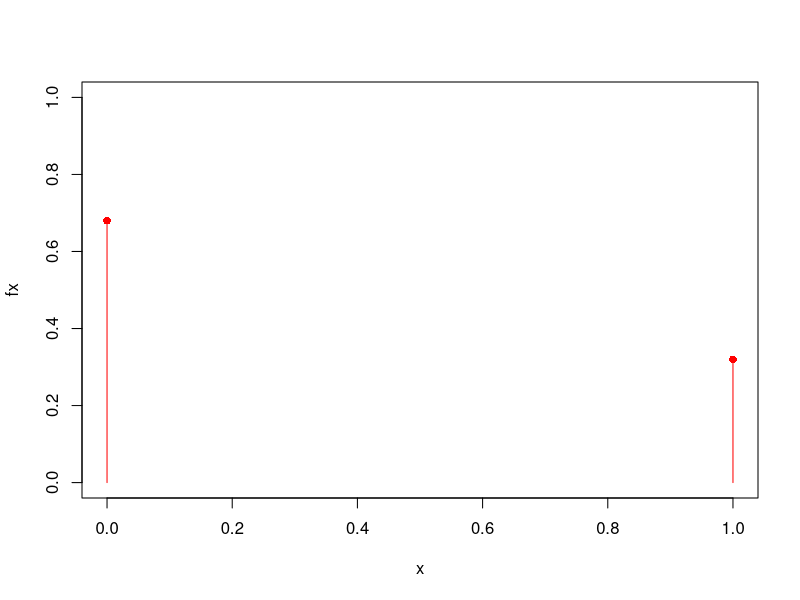
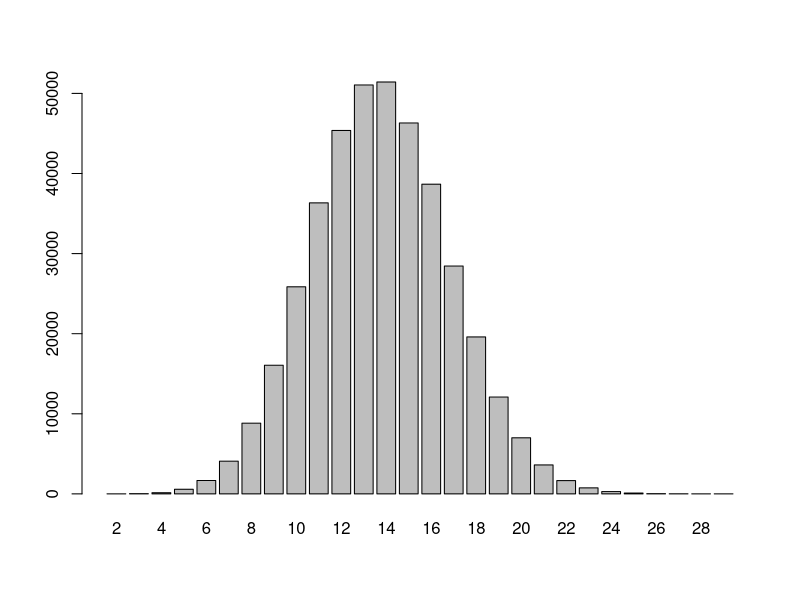
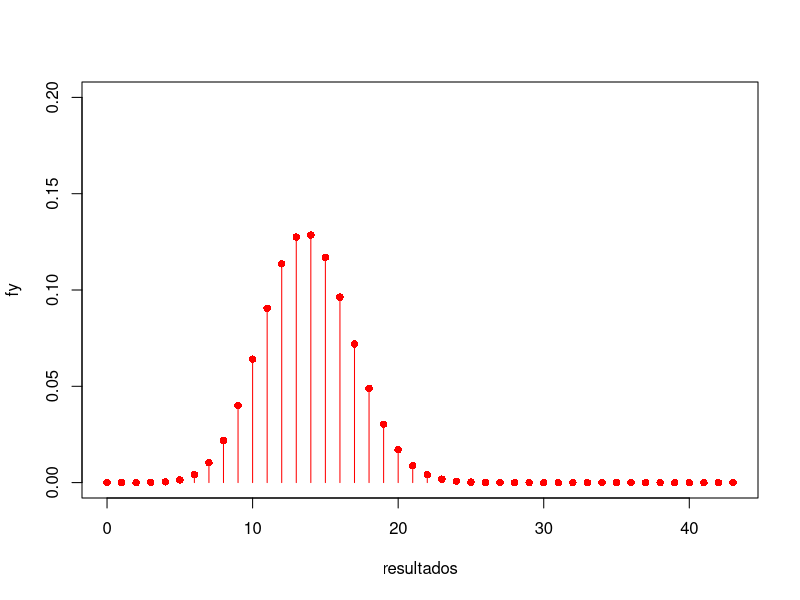
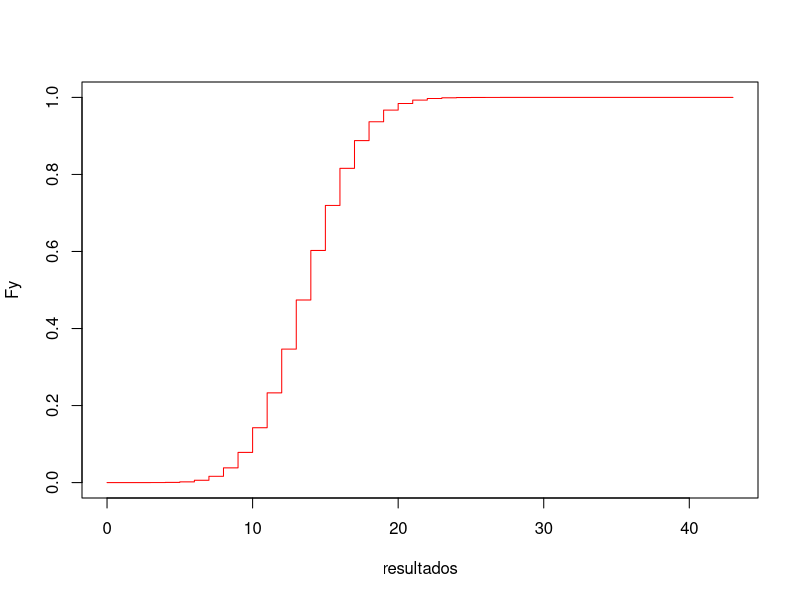
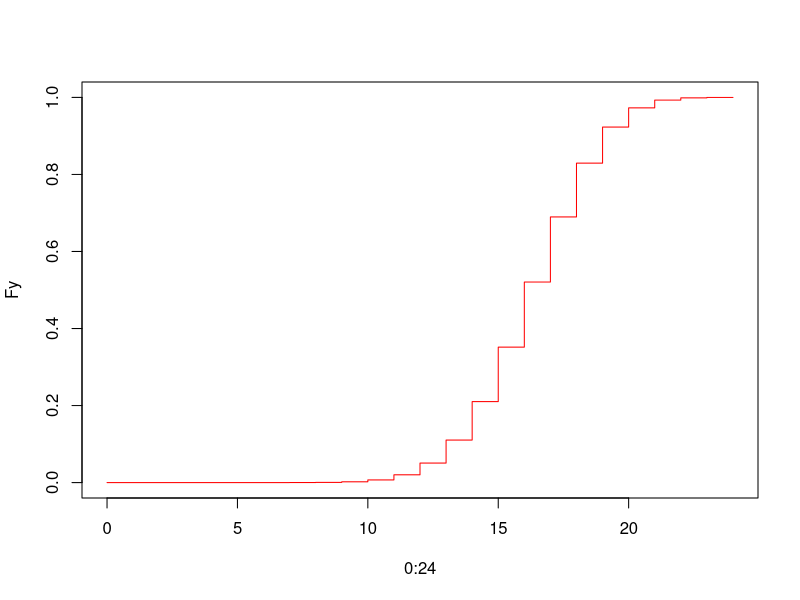

Reproduce these figures in R, in order.
x<-c(0,1)
fx<-c(0.68,0.32)

cbind(x,fx)
#ensayo Bernoulli
plot(x,fx,ylim=c(0,1),pch=16,col="red")
lines(x,fx,type="h",col="red")

mu<-sum(x*fx)
mu

sigmassq<-sum(((x-mu)^2)*fx)
sigmassq

# Bernoulli, coger una bola y volvarla a meter da el resultado
n<-43
sample(x,n,prob=fx,replace=TRUE)
y<-sample(x,n,prob=fx,replace=TRUE) # resultado de una encuesta
sum(y) # suma de resultados
# y= número de 1 en 13
n<-43
Y<-function(i){sum(sample(x,n,prob=fx,replace=TRUE))} 
m<-400000
barplot(table(sapply(1:m,Y)))

encuestas<-sapply(1:m,Y)
fi<-table(encuestas)/m
Fi<-cumsum(fi)

cbind(2:29,fi,Fi)

dbinom(13,43,0.32)#respuesta


resultados<-0:43
fy<-dbinom(resultados,43,0.32)
Fy<-cumsum(fy)

cbind(resultados,fy,Fy)

mu<-sum(resultados*fy)
mu

43*0.32

sigmassq<-sum((resultados-mu)^2*fy)
sigmassq

43*0.32*0.68

plot(resultados,fy,ylim=c(0,0.2),pch=16,col="red")
lines(resultados,fy,type="h",col="red")

pbinom(16,44,0.32)

plot(resultados,Fy,type="s",col="red")


######

dbinom(10,24,0.68)
#mu=E(x)=n*p , n=numero experimentos, p=0.68
#Var(x)=n*p(1-p)

24*0.68

24*0.68*0.32

#####

Fy<-pbinom(0:24,24,0.68)
plot(0:24,Fy,type="s",col="red")

qbinom(0.25,24,0.68)
